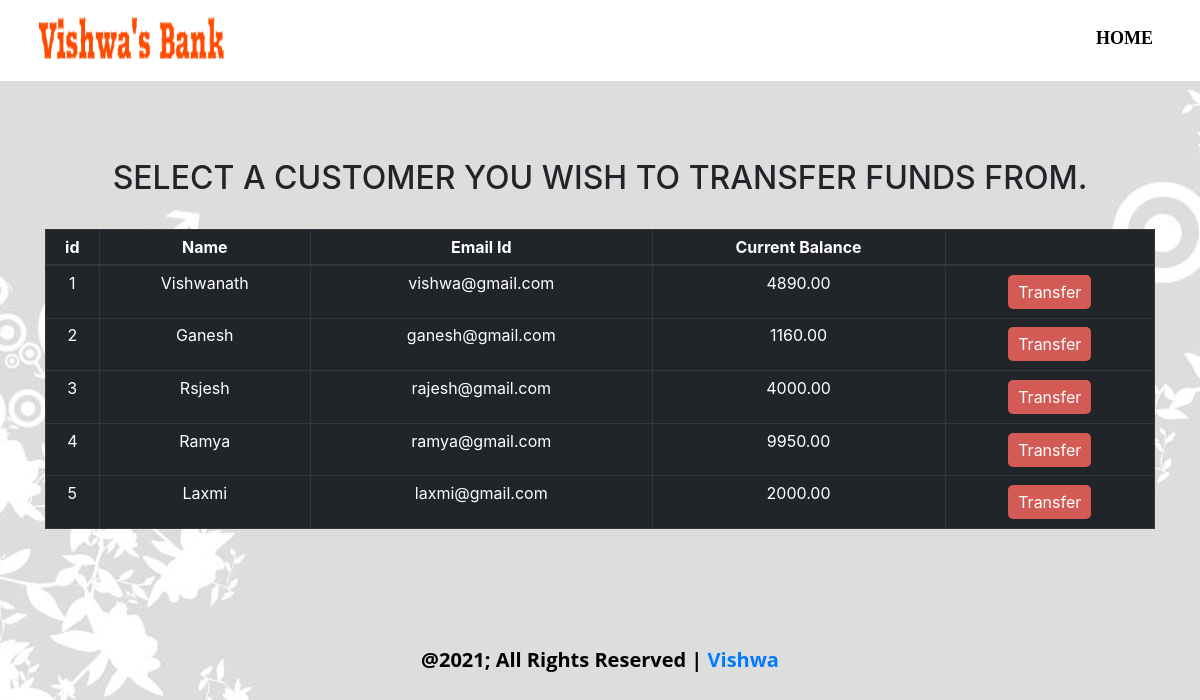
Page /viewusers.php on the committed database.
### tables this page shows
CREATE TABLE `customers` (
  `id` int(50) NOT NULL,
  `name` varchar(50) NOT NULL,
  `email` varchar(50) NOT NULL,
  `amount` decimal(10,2) NOT NULL
);

### viewusers.php (the view, shortened to what this page needs)
<!DOCTYPE html>
<html lang="en">
<head>
  <link rel="stylesheet" href="./style.css">
  <link rel="stylesheet" href="https://maxcdn.bootstrapcdn.com/bootstrap/4.0.0/css/bootstrap.min.css">
  <link rel="stylesheet" href="//maxcdn.bootstrapcdn.com/font-awesome/4.3.0/css/font-awesome.min.css">
</head>
<body>
  <?php
  require 'config.php';
  $query = "SELECT * FROM customers";
  $result = mysqli_query($conn, $query);
  ?>
  <div class="main-container nav-bg-color">
    <div class="inside-container nav-contain">
      <nav class="navbar navbar-expand-lg navbar-light">
        <a href="index.php"><img src="logo.png" class="img-fluid" alt="" style="width:200px; height:80px;"></a>
        <div class="collapse navbar-collapse" id="navbarNavAltMarkup">
          <div class="navbar-nav nav-list ml-auto">
            <a class="menu" href="index.php"><b>HOME</b></a>
          </div>
        </div>
      </nav>
    </div>
  </div>
  <div class="container divStyle"><br><br>
    <h2>Select a customer you wish to transfer funds from.</h2>
    <br>
    <div class="row">
      <div class="col">
        <div class="table-responsive-sm">
          <table class="table roundedCorners tabletext table-sm table-condensed table-bordered table-dark">
            <thead>
              <tr>
                <th scope="col">id</th>
                <th scope="col">Name</th>
                <th scope="col">Email Id</th>
                <th scope="col">Current Balance</th>
                <th scope="col"></th>
              </tr>
            </thead>
            <tbody>
              <?php
              while ($rows = mysqli_fetch_array($result)) {
              ?>
                <tr>
                  <td><?php echo $rows['id'] ?></td>
                  <td><?php echo $rows['name'] ?></td>
                  <td><?php echo $rows['email'] ?></td>
                  <td><?php echo $rows['amount'] ?></td>
                  <td><a href="users.php?id= <?php echo $rows['id']; ?>"> <button type="button" class="button">Transfer</button></a></td>
                </tr>
              <?php
              }
              ?>
            </tbody>
          </table>
        </div>
      </div>
    </div>
  </div>
  <center>
    <footer style="padding-top: 100px;">
      <p>@2021; All Rights Reserved |<a href="https://firetechie.ml" target="_blank"> Vishwa </a></p>
    </footer>
  </center>
</body>
</html>

### style.css (style rules this page uses)
.main-container { max-width: 1950px; width: 100%; margin: 0 auto; overflow: hidden; }
.inside-container { max-width: 1200px; margin: 0 auto; padding: 0 15px; width: 100%; }
.nav-bg-color { background-color: white; }
.nav-contain { margin-top: -10px; margin-bottom: -5px; }
.navbar img { width: 200px; }
.nav-list .menu { color: #000000; font-family: 'Roboto Slab', serif; font-size: 18px; line-height: 26px; padding: 0 20px; text-decoration: none; }
@media (max-width: 1200px) { .nav-list .menu, .menu-last { text-align: center; padding: 0px 16px; } }
h2 { text-transform: uppercase; text-decoration: none; font-size: 32px; font-weight: bold; text-align: center; font-family: 'Roboto Slab', serif; margin-top: 140px; }
p { margin-top: 30px; font-size: 20px; font-weight: bold; text-align: center; color: #000000; font-family: 'Open Sans', serif; }

### viewusers.php (style rules this page uses)
body { background-image: url("1.png"); }
.container { padding-top: 30px; text-align: center; background-size: cover; }
.button { background-color: #d35a55; border: none; color: white; padding: 5px 10px; text-align: center; text-decoration: none; display: inline-block; font-size: 16px; margin: 4px 2px; border-radius: 5px; }

### rows in the picture
customers: id "1", name "Vishwanath", email "vishwa@gmail.com", amount "4890.00"
customers: id "2", name "Ganesh", email "ganesh@gmail.com", amount "1160.00"
customers: id "3", name "Rsjesh", email "rajesh@gmail.com", amount "4000.00"
customers: id "4", name "Ramya", email "ramya@gmail.com", amount "9950.00"
customers: id "5", name "Laxmi", email "laxmi@gmail.com", amount "2000.00"
